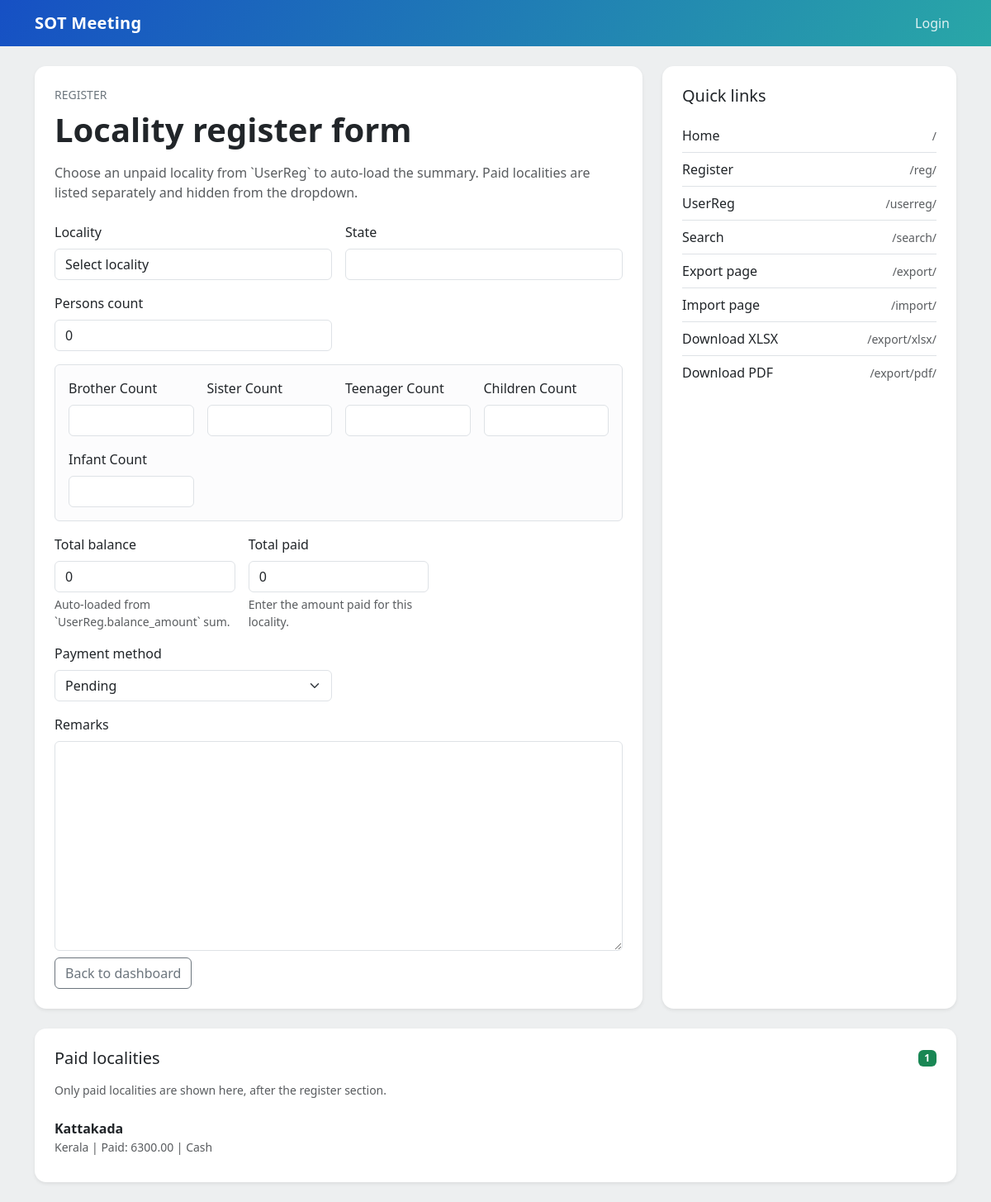
Before: /reg/ with the older database file.
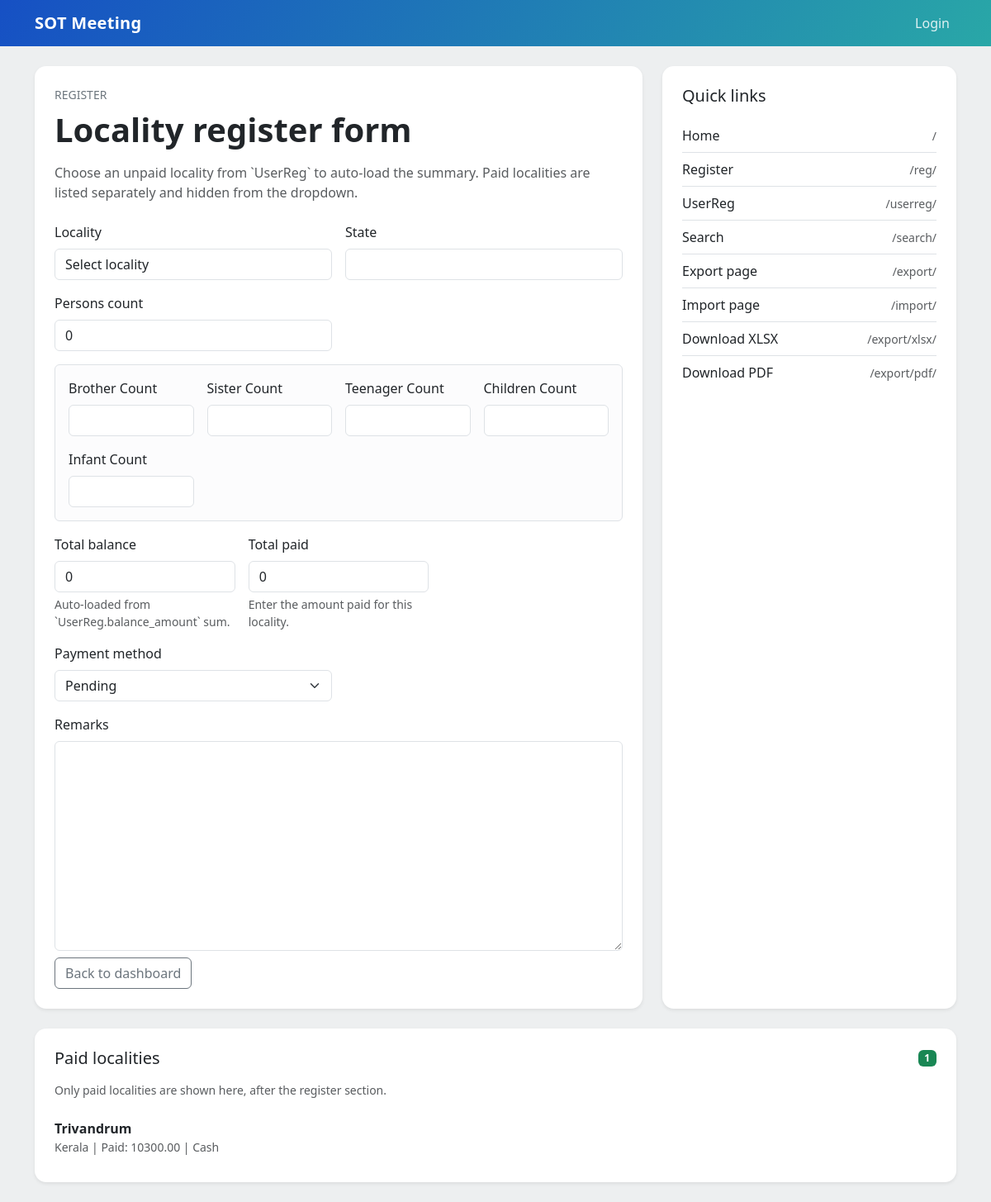
After: the same page with the newer database file.
### account/models.py (models this page shows, shortened)
class LocalityWise(models.Model):
    PAYMENT_CHOICES = [
        ('cash', 'Cash'),
        ('upi', 'UPI'),
        ('bank', 'Bank Transfer'),
        ('pending', 'Pending'),
    ]
    locality = models.CharField(max_length=255, unique=True)
    state = models.CharField(max_length=255, blank=True, null=True)
    persons_count = models.PositiveIntegerField(default=0)
    total_paid = models.DecimalField(max_digits=12, decimal_places=2, default=0)
    total_balance = models.DecimalField(max_digits=12, decimal_places=2, default=0)
    payment_method = models.CharField(
        max_length=20,
        choices=PAYMENT_CHOICES,
        default='pending'
    )
    remarks = models.TextField(blank=True, null=True)
    updated_at = models.DateTimeField(auto_now=True)
    class Meta:
        db_table = "locality_summary"
        ordering = ['locality']

### account/views.py (the view)
# urls.py: path("reg/", locality_register, name="reg"),
def locality_register(request):
    context = build_common_context(request)
    locality_summary = None
    table=app_models.LocalityWise.objects.order_by("locality").values("locality", "state", "persons_count", "total_balance")
    if request.method == "POST":
        locality_frm = app_forms.LocalityRegisterForm(request.POST)
        if locality_frm.is_valid():
            locality = locality_frm.cleaned_data["locality"]
            locality_summary = get_locality_register_summary(locality)
            defaults = locality_frm.cleaned_data.copy()
            defaults["state"] = locality_summary["state"]
            defaults["persons_count"] = locality_summary["persons_count"]
            defaults["total_balance"] = Decimal(locality_summary["balance_amount_sum"])
            defaults.pop("locality", None)
            app_models.LocalityWise.objects.update_or_create(
                locality=locality,
                defaults=defaults,
            )
            return redirect("reg")
    else:
        locality_frm = app_forms.LocalityRegisterForm()
    context["locality_frm"] = locality_frm
    context["paid_localities"] = get_paid_locality_list()
    selected_locality = ""
    if locality_frm.is_bound:
        selected_locality = locality_frm.data.get("locality", "").strip()
    elif locality_frm.initial.get("locality"):
        selected_locality = str(locality_frm.initial.get("locality")).strip()
    if selected_locality:
        locality_summary = get_locality_register_summary(selected_locality)
    context["locality_register_summary"] = locality_summary
    return render(request, "account/regiser.html", context)

### account/views.py (called while the page is built)
def userreg_total_amount_expression():
    return ExpressionWrapper(
        F("received_amount") +
        F("registration_balance_amount") +
        F("extra_stay_amount") +
        F("transportation_fee"),
        output_field=DecimalField(max_digits=12, decimal_places=2),
    )

def get_report_rows():
    rows = list(
        app_models.UserReg.objects.annotate(
            total_amount=userreg_total_amount_expression()
        ).order_by("sl_no").values_list(
            "name",
            "total_amount",
            "acc_on_1_2"
        )
    )
    return [(name, float(amount or 0), acc) for name, amount, acc in rows]

def get_site_urls(request):
	return [
		{"label": "Home", "path": reverse("home")},
		{"label": "Register", "path": reverse("reg")},
		{"label": "UserReg", "path": reverse("userreg_list")},
		{"label": "Search", "path": reverse("search")},
		{"label": "Export page", "path": reverse("export_page")},
		{"label": "Import page", "path": reverse("import_page")},
		{"label": "Download XLSX", "path": reverse("export_xlsx")},
		{"label": "Download PDF", "path": reverse("export_pdf")},
	]

def get_paid_locality_list():
    return list(
        app_models.LocalityWise.objects.exclude(payment_method="pending")
        .order_by("locality")
        .values("locality", "state", "total_paid", "payment_method")
    )

### templates/account/regiser.html (shortened to what this page needs)
{% extends 'base.html' %}
{% load static %}
{% block content %}
<div class="row g-4 align-items-stretch">
    <div class="col-12 col-lg-8">
        <div class="card shadow-sm border-0 h-100">
            <div class="card-body p-4">
                <p class="text-uppercase text-secondary small mb-2">Register</p>
                <h1 class="display-6 fw-semibold mb-3">Locality register form</h1>
                <p class="text-muted mb-4">Choose an unpaid locality from `UserReg` to auto-load the summary. Paid localities are listed separately and hidden from the dropdown.</p>
                <form method="post" action="{% url 'reg' %}" class="row g-3">
                    <div class="col-12 col-md-6">
                        <label class="form-label" for="{{ locality_frm.locality.id_for_label }}">{{ locality_frm.locality.label }}</label>
                        {{ locality_frm.locality }}
                    </div>
                    <div class="col-12 col-md-6">
                        <label class="form-label" for="{{ locality_frm.state.id_for_label }}">{{ locality_frm.state.label }}</label>
                        {{ locality_frm.state }}
                    </div>
                    <div class="col-12 col-md-6">
                        <label class="form-label" for="{{ locality_frm.persons_count.id_for_label }}">{{ locality_frm.persons_count.label }}</label>
                        {{ locality_frm.persons_count }}
                    </div>
                    <div class="col-12">
                        <div class="border rounded p-3 bg-light-subtle">
                            <div class="row g-3">
                                <div class="col-6 col-md-3">
                                    <label class="form-label" for="summary-brother-count">Brother Count</label>
                                    <input id="summary-brother-count" type="text" class="form-control" value="{% if locality_register_summary %}{{ locality_register_summary.brother_count }}{% endif %}" readonly />
                                </div>
                                <div class="col-6 col-md-3">
                                    <label class="form-label" for="summary-sister-count">Sister Count</label>
                                    <input id="summary-sister-count" type="text" class="form-control" value="{% if locality_register_summary %}{{ locality_register_summary.sister_count }}{% endif %}" readonly />
                                </div>
                                <div class="col-6 col-md-3">
                                    <label class="form-label" for="summary-teenager-count">Teenager Count</label>
                                    <input id="summary-teenager-count" type="text" class="form-control" value="{% if locality_register_summary %}{{ locality_register_summary.teenager_count }}{% endif %}" readonly />
                                </div>
                                <div class="col-6 col-md-3">
                                    <label class="form-label" for="summary-children-count">Children Count</label>
                                    <input id="summary-children-count" type="text" class="form-control" value="{% if locality_register_summary %}{{ locality_register_summary.children_count }}{% endif %}" readonly />
                                </div>
                                <div class="col-6 col-md-3">
                                    <label class="form-label" for="summary-infant-count">Infant Count</label>
                                    <input id="summary-infant-count" type="text" class="form-control" value="{% if locality_register_summary %}{{ locality_register_summary.infant_count }}{% endif %}" readonly />
                                </div>
                            </div>
                        </div>
                    </div>
                    <div class="col-12 col-md-4">
                        <label class="form-label" for="{{ locality_frm.total_balance.id_for_label }}">{{ locality_frm.total_balance.label }}</label>
                        {{ locality_frm.total_balance }}
                        <div class="form-text">Auto-loaded from `UserReg.balance_amount` sum.</div>
                    </div>
                    <div class="col-12 col-md-4">
                        <label class="form-label" for="{{ locality_frm.total_paid.id_for_label }}">{{ locality_frm.total_paid.label }}</label>
                        {{ locality_frm.total_paid }}
                        <div class="form-text">Enter the amount paid for this locality.</div>
                    </div>
                    <div class="col-12 col-md-6">
                        <label class="form-label" for="{{ locality_frm.payment_method.id_for_label }}">{{ locality_frm.payment_method.label }}</label>
                        {{ locality_frm.payment_method }}
                    </div>
                    <div class="col-12">
                        <label class="form-label" for="{{ locality_frm.remarks.id_for_label }}">{{ locality_frm.remarks.label }}</label>
                        {{ locality_frm.remarks }}
                    </div>
                    <div class="col-12 d-flex flex-wrap gap-2 mt-2">
                        <a class="btn btn-outline-secondary" href="{% url 'home' %}">Back to dashboard</a>
                    </div>
                </form>
            </div>
        </div>
    </div>
    <div class="col-12 col-lg-4">
        <div class="card shadow-sm border-0 h-100">
            <div class="card-body p-4">
                <h2 class="h5 mb-3">Quick links</h2>
                <div class="list-group list-group-flush">
                    {% for site_url in site_urls %}
                    <a class="list-group-item list-group-item-action d-flex justify-content-between align-items-center px-0" href="{{ site_url.path }}">
                        <span>{{ site_url.label }}</span>
                        <small class="text-muted">{{ site_url.path }}</small>
                    </a>
                    {% endfor %}
                </div>
            </div>
        </div>
    </div>
</div>
<div class="row mt-4">
    <div class="col-12">
        <div class="card shadow-sm border-0">
            <div class="card-body p-4">
                <div class="d-flex flex-wrap justify-content-between align-items-center gap-2 mb-3">
                    <h2 class="h5 mb-0">Paid localities</h2>
                    <span class="badge text-bg-success">{{ paid_localities|length }}</span>
                </div>
                <p class="small text-muted mb-3">Only paid localities are shown here, after the register section.</p>
                <div class="list-group list-group-flush">
                    {% for paid_locality in paid_localities %}
                    <div class="list-group-item px-0">
                        <div class="fw-semibold">{{ paid_locality.locality }}</div>
                        <div class="small text-muted">
                            {% if paid_locality.state %}{{ paid_locality.state }} | {% endif %}
                            Paid: {{ paid_locality.total_paid }} | {{ paid_locality.payment_method|title }}
                        </div>
                    </div>
                    {% empty %}
                    <div class="text-muted small">No fully paid localities yet.</div>
                    {% endfor %}
                </div>
            </div>
        </div>
    </div>
</div>
{% endblock %}

### templates/base.html (shortened to what this page needs)
{% load static %}
<!DOCTYPE html>
<html lang="en">
<head>
    <link rel="stylesheet" href="{% static 'vendor/bootstrap/bootstrap.min.css' %}" />
    <link rel="stylesheet" href="{% static 'css/main.css' %}" />
</head>
<body>
    {% include 'Navbar.html' %}
    <main class="container py-4">
        {% block content %}{% endblock %}
    </main>
</body>
</html>

### templates/Navbar.html (shortened to what this page needs)
<nav class="navbar navbar-expand-lg navbar-dark app-navbar sticky-top">
	<div class="container">
		<a class="navbar-brand fw-semibold" href="{% url 'home' %}">SOT Meeting</a>
		<div class="collapse navbar-collapse" id="mainNavbar">
			<ul class="navbar-nav ms-auto mb-2 mb-lg-0">
				{% if user.is_authenticated %}
				<li class="nav-item">
					<a class="nav-link" href="{% url 'home' %}">Home</a>
				</li>
				<li class="nav-item">
					<a class="nav-link" href="{% url 'reg' %}">Registration</a>
				</li>
				<li class="nav-item">
					<a class="nav-link" href="{% url 'search' %}">Search</a>
				</li>
				<li class="nav-item">
					<a class="nav-link" href="{% url 'userreg_list' %}">UserReg</a>
				</li>
				<li class="nav-item">
					<a class="nav-link" href="{% url 'import_page' %}">Import</a>
				</li>
				<li class="nav-item">
					<a class="nav-link" href="{% url 'export_page' %}">Export</a>
				</li>
				<li class="nav-item">
					<a class="nav-link" href="{% url 'export_xlsx' %}">Download XLSX</a>
				</li>
				<li class="nav-item">
					<a class="nav-link" href="{% url 'export_pdf' %}">Download PDF</a>
				</li>
				<li class="nav-item d-flex align-items-center ms-lg-2">
					<span class="navbar-text small text-white-50 me-2">{{ user.username }}</span>
					<form method="post" action="{% url 'logout' %}" class="d-inline d-lg-none">
						{% csrf_token %}
						<button type="submit" class="btn btn-outline-light btn-sm">Logout</button>
					</form>
				</li>
				{% else %}
				<li class="nav-item">
					<a class="nav-link" href="{% url 'login' %}">Login</a>
				</li>
				{% endif %}
			</ul>
		</div>
	</div>
</nav>

### static/css/main.css (style rules this page uses)
body { background: #edeff0; color: #212529; min-height: 100vh; }
.app-navbar { background: linear-gradient(120deg, #1650c4, #29a7a7); }
.app-navbar .navbar-brand { letter-spacing: 0.3px; }
.app-navbar .nav-link { color: rgba(255, 255, 255, 0.85); }
.card { border-radius: 14px; background: #ffffff; }

Changed rows visible on the page:
removed LocalityWise: locality "Kattakada", state "Kerala", total_paid "6300.00", payment_method "Cash"
added LocalityWise: locality "Trivandrum", state "Kerala", total_paid "10300.00", payment_method "Cash"
